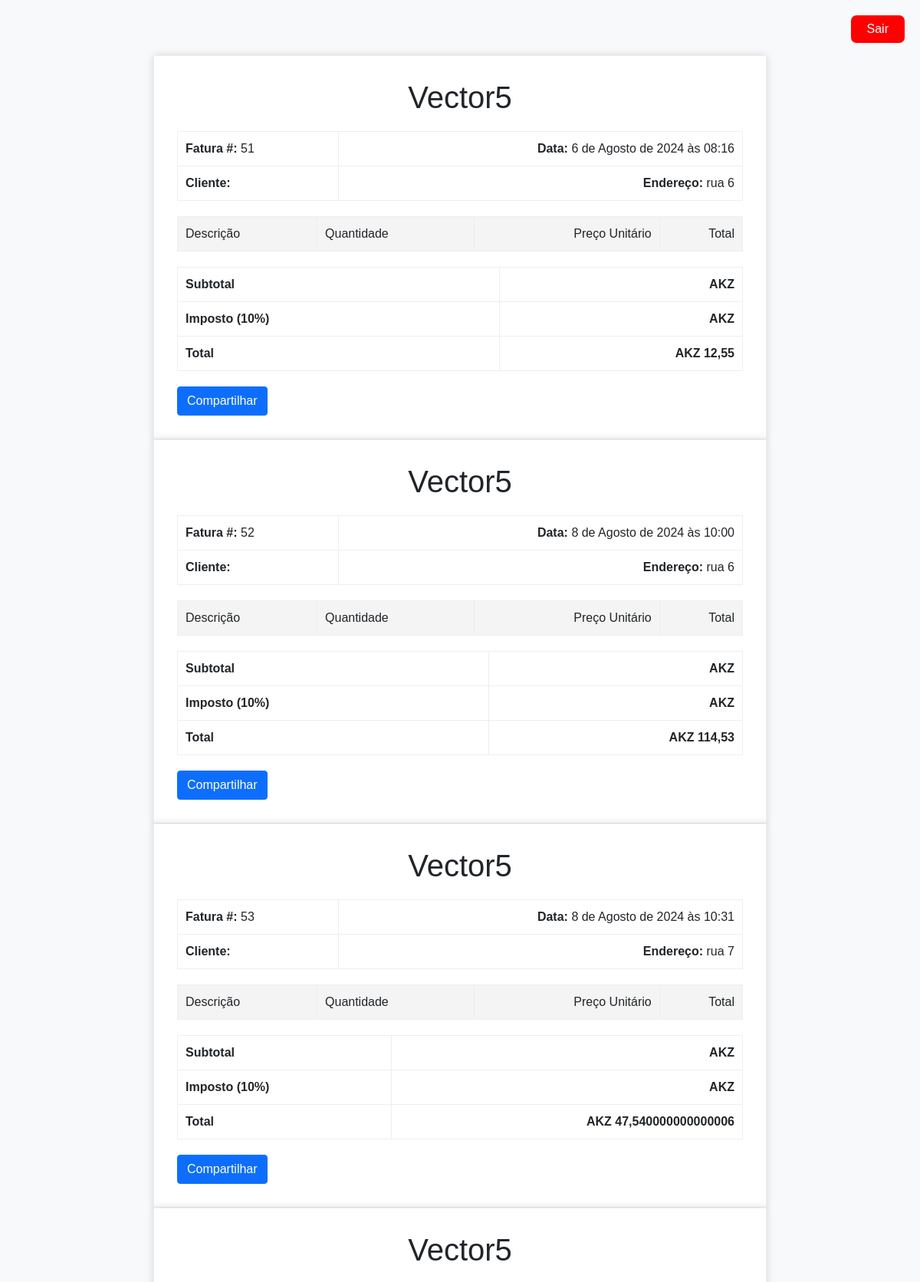
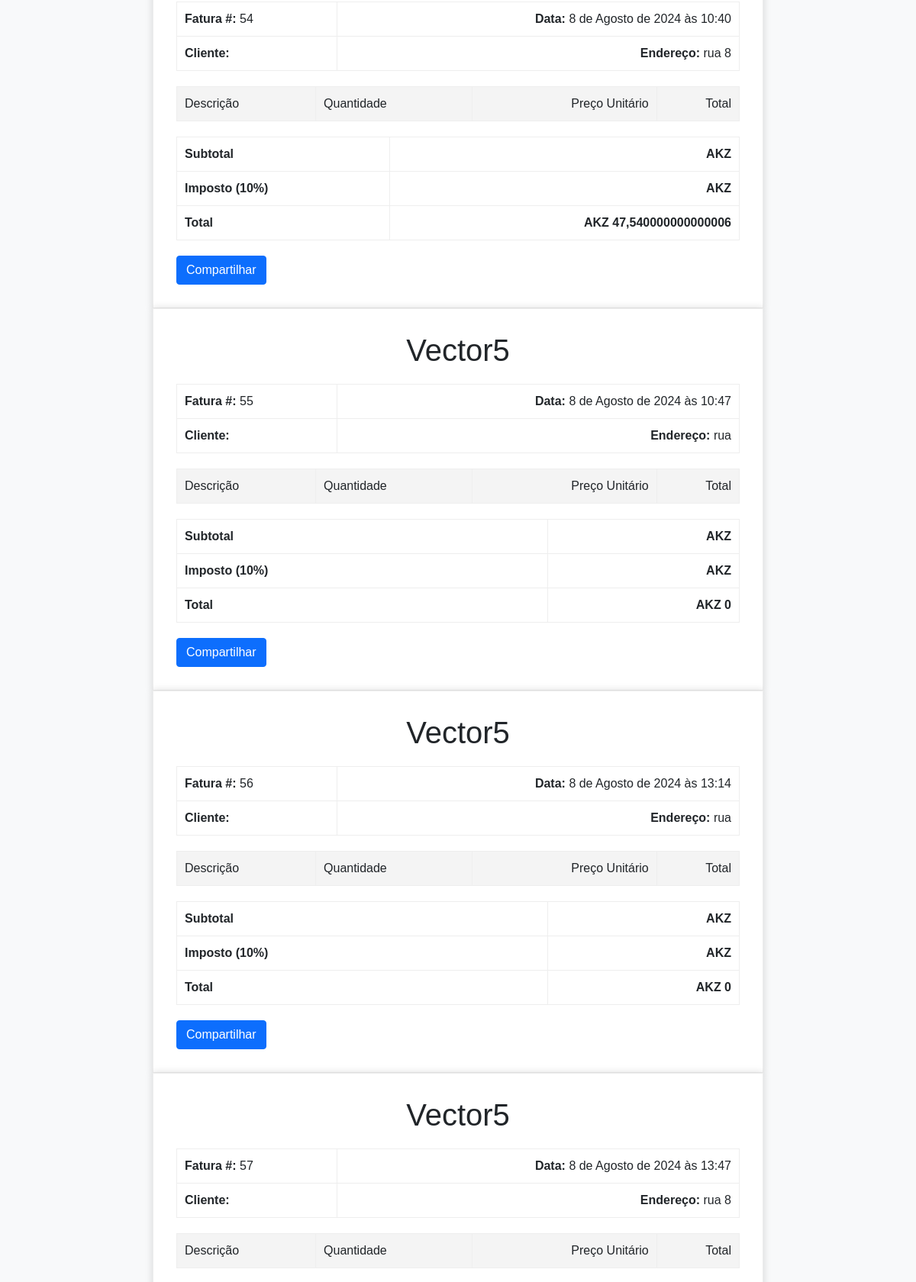
/vetor5/pedido_cliente_gerente/ (signed in, upper part), run on the app's committed database (2 pictures, top to bottom).
### usuarios/models.py (models this page shows, shortened)
class Pedido(models.Model):
    imagem = models.FileField(upload_to='imagem/')
    usuario = models.ForeignKey(Cliente, on_delete=models.CASCADE)
    data = models.DateTimeField(auto_now_add=True)
    endereco = models.CharField(max_length=255)
    status = models.CharField(max_length=50)
    def total(self):
        return sum(item.quantidade * item.produto.preco for item in self.item_pedido_set.all())

class ItemPedido(models.Model):
    pedido = models.ForeignKey(Pedido, on_delete=models.CASCADE, related_name='item_pedido_set')
    produto = models.ForeignKey(Produtos, on_delete=models.CASCADE)
    quantidade = models.PositiveIntegerField()

class Produtos(models.Model):
    nome = models.CharField(max_length=50)
    descricao = models.TextField(max_length=600)
    marca = models.ForeignKey(Marca_produto, on_delete=models.CASCADE)
    categoria = models.ForeignKey(Categoria_produto, on_delete=models.CASCADE)
    estoque = models.CharField(max_length=40)
    preco = models.FloatField()
    preco_promocional = models.FloatField()
    imagem = models.FileField(upload_to='imagem/')
    peso = models.FloatField()
    dimensao = models.CharField(max_length=50)
    compatibilidade = models.CharField(max_length=50)
    quantidade_fornecida = models.IntegerField()
    material = models.CharField(max_length=50)
    condicao = models.ForeignKey(Condicao, on_delete=models.CASCADE)
    instrucao_instalacao = models.TextField(max_length=300, blank=True)
    fornecedor = models.ForeignKey(Fornecedor, on_delete=models.CASCADE)
    garantia = models.CharField(max_length=50)
    prazo_entrega = models.CharField(max_length=50)

### usuarios/views.py (the view)
# urls.py: path('pedido_cliente_gerente/', views.pedido_cliente_gerente, name='pedido_cliente_gerente'),
def pedido_cliente_gerente(request):
    cliente_id = request.session.get('gerente')
    if not cliente_id:
        return redirect('/vetor5/login_cliente/?status=2')  # Redireciona para a página de login se não estiver logado
    cliente = get_object_or_404(Cliente, id=cliente_id)
    itens = Pedido.objects.filter(usuario=cliente)
    return render(request, 'pedido_cliente_gerente.html', {
        'itens': itens,
        'cliente': cliente
    })

### usuarios/templates/pedido_cliente_gerente.html (shortened to what this page needs)
<!DOCTYPE html>
<html lang="pt-br">
<head>
    <link href="https://cdn.jsdelivr.net/npm/bootstrap@5.0.2/dist/css/bootstrap.min.css" rel="stylesheet">
    <link href="https://cdn.jsdelivr.net/npm/bootstrap@5.0.2/dist/css/bootstrap.min.css" rel="stylesheet">
</head>
<body>
    <div class="mb-3 text-end">
        <a href="{% url 'empresa' %}" class="btn btn-custom">Sair</a>
    </div>
    {% for item in itens %}
    <div class="invoice-box">
        <div class="invoice-header">
            <h1>Vector5</h1>
        </div>
        <table class="invoice-details">
            <tr>
                <td><strong>Fatura #:</strong> {{ item.id }}</td>
                <td><strong>Data:</strong> {{ item.data }} </td>
            </tr>
            <tr>
                <td><strong>Cliente:</strong> {{ item.empresa.nome }}</td>
                <td><strong>Endereço:</strong> {{ item.endereco }}</td>
            </tr>
        </table>
        <table class="invoice-items">
            <thead>
                <tr>
                    <td>Descrição</td>
                    <td>Quantidade</td>
                    <td>Preço Unitário</td>
                    <td>Total</td>
                </tr>
            </thead>
        </table>
        <table class="invoice-total">
            <tr>
                <td>Subtotal</td>
                <td>AKZ {{ item.subtotal }}</td>
            </tr>
            <tr>
                <td>Imposto (10%)</td>
                <td>AKZ {{ item.imposto }}</td>
            </tr>
            <tr>
                <td>Total</td>
                <td>AKZ {{ item.total }}</td>
            </tr>
        </table>
        <button class="btn btn-primary" onclick="shareInvoice({{ item.id }})">Compartilhar</button>
    </div>
    {% endfor %}
</body>
</html>

### usuarios/templates/pedido_cliente_gerente.html (style rules this page uses)
body { background-color: #f8f9fa; padding: 20px; font-family: Arial, sans-serif; }
.invoice-box { max-width: 800px; margin: auto; padding: 30px; border: 1px solid #eee; box-shadow: 0 0 10px rgba(0, 0, 0, 0.15); background-color: #fff; }
.invoice-header { text-align: center; margin-bottom: 20px; }
.invoice-header h1 { margin: 0; }
.invoice-details, .invoice-items, .invoice-total { width: 100%; margin-bottom: 20px; }
.invoice-details td, .invoice-items td, .invoice-total td { padding: 10px; border: 1px solid #eee; }
.invoice-details td:nth-child(2), .invoice-items td:nth-child(2), .invoice-total td:nth-child(2) { text-align: right; }
.invoice-items thead { background: #f4f4f4; }
.invoice-items td { text-align: right; }
.invoice-items td:nth-child(1), .invoice-items td:nth-child(2) { text-align: left; }
.invoice-total td { font-weight: bold; text-align: right; }
.invoice-total td:nth-child(1) { text-align: left; }
.btn-custom { background-color: red; border-radius: 7px; padding: 5px 20px; color: #fff; }

### data on the page
Pedido: id "51", data "6 de Agosto de 2024 às 08:16", endereco "rua 6", total "12,55"
Pedido: id "52", data "8 de Agosto de 2024 às 10:00", endereco "rua 6", total "114,53"
Pedido: id "53", data "8 de Agosto de 2024 às 10:31", endereco "rua 7", total "47,540000000000006"
Pedido: id "54", data "8 de Agosto de 2024 às 10:40", endereco "rua 8", total "47,540000000000006"
Pedido: id "55", data "8 de Agosto de 2024 às 10:47", endereco "rua", total "0"
Pedido: id "56", data "8 de Agosto de 2024 às 13:14", endereco "rua", total "0"
Pedido: id "57", data "8 de Agosto de 2024 às 13:47", endereco "rua 8"
